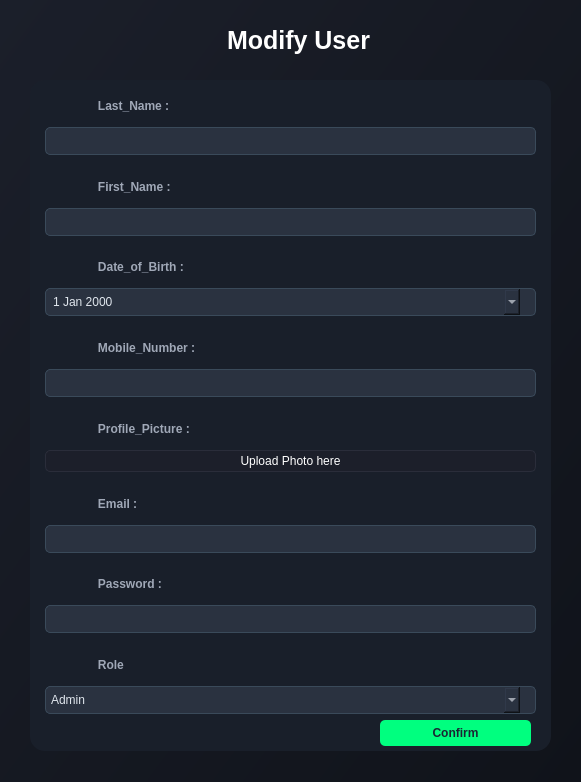
<?xml version="1.0" encoding="UTF-8"?>
<ui version="4.0">
 <class>Form</class>
 <widget class="QWidget" name="Form">
  <property name="geometry">
   <rect>
    <x>0</x>
    <y>0</y>
    <width>581</width>
    <height>782</height>
   </rect>
  </property>
  <property name="windowTitle">
   <string>Form</string>
  </property>
  <property name="styleSheet">
   <string notr="true">background: qlineargradient(x1:0, y1:0, x2:1, y2:1, stop:0 #1b1f2a, stop:1 #10131a);</string>
  </property>
  <widget class="QWidget" name="widget" native="true">
   <property name="geometry">
    <rect>
     <x>30</x>
     <y>80</y>
     <width>521</width>
     <height>671</height>
    </rect>
   </property>
   <property name="styleSheet">
    <string notr="true">background-color: rgb(25, 31, 42);
    color: #FFFFFF;
    font-family: 'Segoe UI', Arial, sans-serif;
    font-size: 12px;
    border-radius: 15px;
    padding: 15px;
    spacing: 2px;
</string>
   </property>
   <layout class="QGridLayout" name="gridLayout_3">
    <item row="4" column="0">
     <widget class="QLabel" name="label_8">
      <property name="styleSheet">
       <string notr="true">color: #A0A8B7;
font-weight: bold;
padding-bottom: 5px;background-color:transparent;</string>
      </property>
      <property name="text">
       <string>               Date_of_Birth :</string>
      </property>
     </widget>
    </item>
    <item row="1" column="0">
     <widget class="QLineEdit" name="lineEdit_3">
      <property name="styleSheet">
       <string notr="true">background-color: #2A3240; /* Darker blue-gray for input fields */
    border: 1px solid #3A4A5A; /* Subtle blue-gray border */
    border-radius: 5px;
    padding: 5px;
    color: #E0E6ED; /* Light gray text for readability */
    margin-left: 15px;
    margin-right: 15px;
</string>
      </property>
     </widget>
    </item>
    <item row="19" column="0">
     <widget class="QComboBox" name="comboBox_3">
      <property name="styleSheet">
       <string notr="true">QComboBox#comboBox_3{
background-color: #2A3240;
  border: 1px solid #3A4A5A;
    border-radius: 5px;
    padding: 5px;
    color: #E0E6ED;
    margin-left: 15px;
    margin-right: 15px;
}

QComboBox#ComboBox_3::focus {
    border: 1px solid #00FF7F;
    background-color: #323A48;
}</string>
      </property>
      <item>
       <property name="text">
        <string>Admin</string>
       </property>
      </item>
      <item>
       <property name="text">
        <string>Employee</string>
       </property>
      </item>
      <item>
       <property name="text">
        <string>Coach</string>
       </property>
      </item>
     </widget>
    </item>
    <item row="13" column="0">
     <widget class="QLineEdit" name="lineEdit_6">
      <property name="styleSheet">
       <string notr="true">background-color: #2A3240; /* Darker blue-gray for input fields */
    border: 1px solid #3A4A5A; /* Subtle blue-gray border */
    border-radius: 5px;
    padding: 5px;
    color: #E0E6ED; /* Light gray text for readability */
    margin-left: 15px;
    margin-right: 15px;
</string>
      </property>
     </widget>
    </item>
    <item row="2" column="0">
     <widget class="QLabel" name="label_4">
      <property name="styleSheet">
       <string notr="true">color: #A0A8B7;
font-weight: bold;
padding-bottom: 5px;background-color:transparent;</string>
      </property>
      <property name="text">
       <string>               First_Name :</string>
      </property>
     </widget>
    </item>
    <item row="0" column="0">
     <widget class="QLabel" name="label_3">
      <property name="styleSheet">
       <string notr="true">color: #A0A8B7;
font-weight: bold;
padding-bottom: 5px;background-color:transparent;</string>
      </property>
      <property name="text">
       <string>               Last_Name :</string>
      </property>
     </widget>
    </item>
    <item row="17" column="0">
     <widget class="QLineEdit" name="lineEdit_7">
      <property name="styleSheet">
       <string notr="true">background-color: #2A3240; /* Darker blue-gray for input fields */
    border: 1px solid #3A4A5A; /* Subtle blue-gray border */
    border-radius: 5px;
    padding: 5px;
    color: #E0E6ED; /* Light gray text for readability */
    margin-left: 15px;
    margin-right: 15px;
</string>
      </property>
      <property name="echoMode">
       <enum>QLineEdit::EchoMode::Password</enum>
      </property>
     </widget>
    </item>
    <item row="9" column="0">
     <widget class="QPushButton" name="modifyUploadPhotoButton">
      <property name="styleSheet">
       <string notr="true">background-color: #1C1F2A;
border: 1px solid #2A2D3A;
border-radius: 5px;
padding: 3px;
color: white;
margin-left: 15px;
margin-right:15px;
</string>
      </property>
      <property name="text">
       <string>Upload Photo here</string>
      </property>
     </widget>
    </item>
    <item row="12" column="0">
     <widget class="QLabel" name="label_5">
      <property name="styleSheet">
       <string notr="true">color: #A0A8B7;
font-weight: bold;
padding-bottom: 5px;background-color:transparent;</string>
      </property>
      <property name="text">
       <string>               Email :</string>
      </property>
     </widget>
    </item>
    <item row="20" column="0">
     <widget class="QPushButton" name="pushButton_2">
      <property name="styleSheet">
       <string notr="true">background-color: #00FF7F; /* Green to match the accent */
    color: #1A2633; /* Dark blue text for contrast */
    font-size: 12px;
    font-weight: bold;
    border-radius: 5px;
    padding: 6px 12px;
    margin-left: 350px;
    margin-right: 20px;
    margin-bottom: 5px;</string>
      </property>
      <property name="text">
       <string>Confirm</string>
      </property>
     </widget>
    </item>
    <item row="7" column="0">
     <widget class="QLineEdit" name="lineEdit_8">
      <property name="styleSheet">
       <string notr="true">background-color: #2A3240; /* Darker blue-gray for input fields */
    border: 1px solid #3A4A5A; /* Subtle blue-gray border */
    border-radius: 5px;
    padding: 5px;
    color: #E0E6ED; /* Light gray text for readability */
    margin-left: 15px;
    margin-right: 15px;
</string>
      </property>
     </widget>
    </item>
    <item row="6" column="0">
     <widget class="QLabel" name="label_6">
      <property name="styleSheet">
       <string notr="true">color: #A0A8B7;
font-weight: bold;
padding-bottom: 5px;background-color:transparent;</string>
      </property>
      <property name="text">
       <string>               Mobile_Number :</string>
      </property>
     </widget>
    </item>
    <item row="8" column="0">
     <widget class="QLabel" name="label_10">
      <property name="styleSheet">
       <string notr="true">color: #A0A8B7;
font-weight: bold;
padding-bottom: 5px;background-color:transparent;</string>
      </property>
      <property name="text">
       <string>               Profile_Picture :</string>
      </property>
     </widget>
    </item>
    <item row="5" column="0">
     <widget class="QDateEdit" name="dateEdit">
      <property name="styleSheet">
       <string notr="true">QDateEdit#dateEdit{
background-color: #2A3240;
  border: 1px solid #3A4A5A;
    border-radius: 5px;
    padding: 5px;
    color: #E0E6ED;
    margin-left: 15px;
    margin-right: 15px;
}

QDateEdit#dateEdit:focus {
    border: 1px solid #00FF7F;
    background-color: #323A48;
}</string>
      </property>
      <property name="calendarPopup">
       <bool>true</bool>
      </property>
     </widget>
    </item>
    <item row="16" column="0">
     <widget class="QLabel" name="label_7">
      <property name="styleSheet">
       <string notr="true">color: #A0A8B7;
font-weight: bold;
padding-bottom: 5px;background-color:transparent;</string>
      </property>
      <property name="text">
       <string>               Password :</string>
      </property>
     </widget>
    </item>
    <item row="3" column="0">
     <widget class="QLineEdit" name="lineEdit_4">
      <property name="styleSheet">
       <string notr="true">background-color: #2A3240; /* Darker blue-gray for input fields */
    border: 1px solid #3A4A5A; /* Subtle blue-gray border */
    border-radius: 5px;
    padding: 5px;
    color: #E0E6ED; /* Light gray text for readability */
    margin-left: 15px;
    margin-right: 15px;
</string>
      </property>
     </widget>
    </item>
    <item row="18" column="0">
     <widget class="QLabel" name="label_9">
      <property name="styleSheet">
       <string notr="true">color: #A0A8B7;
font-weight: bold;
padding-bottom: 5px;background-color:transparent;</string>
      </property>
      <property name="text">
       <string>               Role</string>
      </property>
     </widget>
    </item>
   </layout>
  </widget>
  <widget class="QLabel" name="label_11">
   <property name="geometry">
    <rect>
     <x>210</x>
     <y>20</y>
     <width>171</width>
     <height>41</height>
    </rect>
   </property>
   <property name="font">
    <font>
     <pointsize>-1</pointsize>
     <bold>true</bold>
    </font>
   </property>
   <property name="styleSheet">
    <string notr="true">/* Style for the Adjust Team title label */
QLabel#label_11 {
    background-color: transparent; /* Dark background matching the app */
    color: #FFFFFF; /* White text for contrast */
    font-size: 25px; /* Larger font for title emphasis */
    font-weight: bold; /* Bold for a strong title appearance */


    padding: 5px 10px; /* Padding for a balanced look */
}</string>
   </property>
   <property name="text">
    <string>Modify User</string>
   </property>
  </widget>
  <widget class="QLabel" name="label_28">
   <property name="geometry">
    <rect>
     <x>60</x>
     <y>100</y>
     <width>17</width>
     <height>17</height>
    </rect>
   </property>
   <property name="styleSheet">
    <string notr="true">color: #B0C0D0;background-color:transparent;</string>
   </property>
   <property name="text">
    <string/>
   </property>
   <property name="pixmap">
    <pixmap resource="ressources.qrc">:/img/Userr.png</pixmap>
   </property>
   <property name="scaledContents">
    <bool>true</bool>
   </property>
  </widget>
  <widget class="QLabel" name="label_29">
   <property name="geometry">
    <rect>
     <x>60</x>
     <y>180</y>
     <width>17</width>
     <height>17</height>
    </rect>
   </property>
   <property name="styleSheet">
    <string notr="true">color: #B0C0D0;background-color:transparent;</string>
   </property>
   <property name="text">
    <string/>
   </property>
   <property name="pixmap">
    <pixmap resource="ressources.qrc">:/img/Userr.png</pixmap>
   </property>
   <property name="scaledContents">
    <bool>true</bool>
   </property>
  </widget>
  <widget class="QLabel" name="label_30">
   <property name="geometry">
    <rect>
     <x>60</x>
     <y>260</y>
     <width>17</width>
     <height>17</height>
    </rect>
   </property>
   <property name="styleSheet">
    <string notr="true">color: #B0C0D0;background-color:transparent;</string>
   </property>
   <property name="text">
    <string/>
   </property>
   <property name="pixmap">
    <pixmap resource="ressources.qrc">:/img/StartDate.png</pixmap>
   </property>
   <property name="scaledContents">
    <bool>true</bool>
   </property>
  </widget>
  <widget class="QLabel" name="label_31">
   <property name="geometry">
    <rect>
     <x>60</x>
     <y>644</y>
     <width>17</width>
     <height>17</height>
    </rect>
   </property>
   <property name="styleSheet">
    <string notr="true">color: #B0C0D0;background-color:transparent;</string>
   </property>
   <property name="text">
    <string/>
   </property>
   <property name="pixmap">
    <pixmap resource="ressources.qrc">:/img/compType.png</pixmap>
   </property>
   <property name="scaledContents">
    <bool>true</bool>
   </property>
  </widget>
  <widget class="QLabel" name="label_32">
   <property name="geometry">
    <rect>
     <x>50</x>
     <y>480</y>
     <width>40</width>
     <height>40</height>
    </rect>
   </property>
   <property name="styleSheet">
    <string notr="true">color: #B0C0D0;background-color:transparent;</string>
   </property>
   <property name="text">
    <string/>
   </property>
   <property name="pixmap">
    <pixmap resource="ressources.qrc">:/img/mailIcon.png</pixmap>
   </property>
   <property name="scaledContents">
    <bool>true</bool>
   </property>
  </widget>
  <widget class="QLabel" name="label_33">
   <property name="geometry">
    <rect>
     <x>59</x>
     <y>415</y>
     <width>21</width>
     <height>17</height>
    </rect>
   </property>
   <property name="styleSheet">
    <string notr="true">color: #B0C0D0;background-color:transparent;</string>
   </property>
   <property name="text">
    <string/>
   </property>
   <property name="pixmap">
    <pixmap resource="ressources.qrc">:/img/cam.png</pixmap>
   </property>
   <property name="scaledContents">
    <bool>true</bool>
   </property>
  </widget>
  <widget class="QLabel" name="label_34">
   <property name="geometry">
    <rect>
     <x>47</x>
     <y>557</y>
     <width>40</width>
     <height>40</height>
    </rect>
   </property>
   <property name="styleSheet">
    <string notr="true">color: #B0C0D0;background-color:transparent;</string>
   </property>
   <property name="text">
    <string/>
   </property>
   <property name="pixmap">
    <pixmap resource="ressources.qrc">:/img/passwordIcon.png</pixmap>
   </property>
   <property name="scaledContents">
    <bool>true</bool>
   </property>
  </widget>
  <widget class="QLabel" name="label_35">
   <property name="geometry">
    <rect>
     <x>60</x>
     <y>340</y>
     <width>17</width>
     <height>17</height>
    </rect>
   </property>
   <property name="styleSheet">
    <string notr="true">color: #B0C0D0;background-color:transparent;</string>
   </property>
   <property name="text">
    <string/>
   </property>
   <property name="pixmap">
    <pixmap resource="ressources.qrc">:/img/mobile.png</pixmap>
   </property>
   <property name="scaledContents">
    <bool>true</bool>
   </property>
  </widget>
 </widget>
 <resources>
  <include location="ressources.qrc"/>
 </resources>
 <connections/>
</ui>
